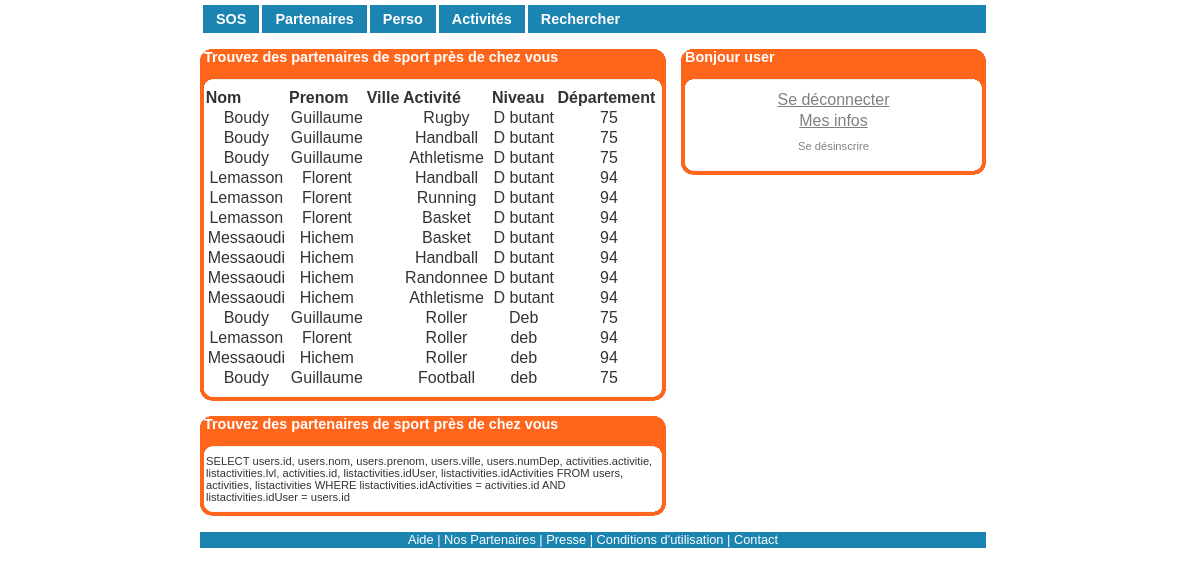
/afficher.php (signed in), run on the app's committed database.
### tables this page shows
CREATE TABLE IF NOT EXISTS `listactivities` (
  `id` int(11) NOT NULL AUTO_INCREMENT,
  `idUser` int(11) NOT NULL,
  `idActivities` int(11) NOT NULL,
  `lvl` varchar(50) NOT NULL,
  PRIMARY KEY (`id`)
);

CREATE TABLE IF NOT EXISTS `users` (
  `id` int(11) NOT NULL AUTO_INCREMENT,
  `nom` varchar(255) NOT NULL,
  `prenom` varchar(255) NOT NULL,
  `birth` date NOT NULL,
  `mdp` char(150) NOT NULL,
  `sexe` varchar(50) NOT NULL,
  `email` varchar(255) NOT NULL,
  `avatar` varchar(255) DEFAULT NULL,
  `ville` varchar(255) DEFAULT NULL,
  `numDep` int(5) DEFAULT NULL,
  `tel` varchar(10) DEFAULT NULL,
  `description` text,
  `afficheEmail` tinyint(1) DEFAULT NULL,
  `AfficheTel` tinyint(1) DEFAULT NULL,
  `pass` varchar(50) DEFAULT NULL,
  `valide` varchar(50) DEFAULT NULL,
  PRIMARY KEY (`id`)
);

CREATE TABLE IF NOT EXISTS `activities` (
  `id` int(11) NOT NULL AUTO_INCREMENT,
  `activitie` varchar(50) NOT NULL,
  PRIMARY KEY (`id`)
);

### afficher.php (the view, shortened to what this page needs)
<?php
	include("FctPhp.php");
	if (!isset($_SESSION['id'])) {
		header('location:index.php');
	}
	else {
		if (isset($_GET['nomActivite'])) {
			$activite = $_GET['nomActivite'];
			$departement = $_GET['numDepartement'];
		}
		else {
			$activite = 'vide';
			$departement = 'vide';
		}
		if ($activite == 'vide' && $departement == 'vide') {
			$sqlAct = '';
			$sqlDep = '';
			}
		$sql = "SELECT users.id, users.nom, users.prenom, users.ville, users.numDep, activities.activitie, listactivities.lvl, activities.id, listactivities.idUser, listactivities.idActivities FROM users, activities, listactivities WHERE ".$sqlDep." ".$sqlAct." listactivities.idActivities = activities.id AND listactivities.idUser = users.id";
		$req = mysql_query($sql) or die('Erreur SQL !<br>'.$sql.'<br>'.mysql_error());
	}
?>
<html xmlns="http://www.w3.org/1999/xhtml"><head>
	<link rel="stylesheet" href="style.css" type="text/css" charset="utf-8">
	<body>
		<div id="conteneur">
	<?php getHeader(); ?>
			<div id="contenu_annexe">
				<div class="boitegrise_466 sans_marge_gauche">
					<h2>&nbsp;Trouvez des partenaires de sport près de chez vous</h2>
						<table border="0" style="width: 98%;" align="center">
							<thead>
								<tr style="font-weight : bold">
									<td>Nom</td>
									<td>Prenom</td>
									<td>Ville</td>
									<td>Activité</td>
									<td>Niveau</td>
									<td>Département</td>
								</tr>
							</thead>
							<?php
								while ($ligne = mysql_fetch_array($req)) {
								echo '<tr align="center">
										<td>'.$ligne['nom'].'</td>';
								echo '	<td>'.$ligne['prenom'].'</td>';
								echo '	<td>'.$ligne['ville'].'</td>';
								echo '	<td>'.$ligne['activitie'].'</td>';
								echo '	<td>'.$ligne['lvl'].'</td>';
								echo '	<td>'.$ligne['numDep'].'</td>
									<tr>';
								}
							?>
						</table>
					<div class="finboite"></div>
					</div>
					<?php getConnexion(); ?>
					<div class="boitegrise_466 sans_marge_gauche">
						<h2>&nbsp;Trouvez des partenaires de sport près de chez vous</h2>
							<p> <?php echo $sql ?> <p>
						<div class="finboite"></div>
					</div>
					<div class="spacer"></div>
			<?php getFooter(); ?>
		</div>
	</body>
</html>

### FctPhp.php (shortened to what this page needs)
<?php
	function getHeader() {
			echo '<div id="entete">
				<div id="menu_entete">
					<a href="index.php" id="ctl00_menu_Entete_menu_mycleec">SOS</a>
					<a href="/partenaires/" id="ctl00_menu_Entete_menu_partenaires">Partenaires</a>
					<a href="perso.php" id="ctl00_menu_Entete_menu_membres">Perso</a>
					<a href="afficher.php" id="ctl00_menu_Entete_menu_activites">Activités</a>
					<a href="rechercher.php" id="ctl00_menu_Entete_menu_activites">Rechercher</a>
					<div class="spacer"></div>
				</div>
			</div>';
		}
	function getFooter() {
		echo '<div id="pied">
				<a href="/site-tour.aspx">Aide</a> |
				<a href="/nos-partenaires/">Nos Partenaires</a> |
				<a href="/infos/presse.aspx">Presse</a> |
				<a href="/infos/conditionsdutilisation.aspx">Conditions d\'utilisation</a> |
				<a href="/infos/contact.aspx">Contact</a>
			</div>';
	}
	function getConnexion() {
		echo '<div id="login" class="boitegrise_305">';
						if (isset($_SESSION["id"])) {
							$sqlPrenom = "SELECT prenom FROM users WHERE id='".$_SESSION['id']."'";
							$reqPrenom = mysql_query($sqlPrenom) or die('Erreur SQL !<br>'.$sqlPrenom.'<br>'.mysql_error());
							$data = mysql_fetch_assoc($reqPrenom);
							echo '<h2>&nbsp;Bonjour '.$data["prenom"].'</h2>
							<p>
								<center><a href="deconnexion.php">Se déconnecter<a></center>
							</p>
							<p>
								<center><a href="perso.php">Mes infos</a></center>
							</p>
							<p class="align_image">
								<a href="Desinscription.php">Se désinscrire</a>
							</p>';
						}
						echo '<div class="finboite"></div></div>';
	}
?>

### style.css (style rules this page uses)
html,body,div,ul,ol,li,dl,dt,dd,h1,h2,h3,h4,h5,h6,pre,form,p,blockquote,fieldset,input { margin: 0; padding: 0; }
h1,h2,h3,h4,h5,h6,pre,code,address,caption,cite,code,th { font-size: 1em; font-weight: normal; font-style: normal; text-align: left; }
table { border-collapse: collapse; border-spacing: 0; }
a { color: gray }
body { margin: 10px 0 5px 0; text-align:center ; font-family: verdana, arial, helvetica; color: #333333; }
div#conteneur { margin: 0 auto; width : 786px; text-align: left; position: absolute; top: 0; left: 50%; margin-left: -400px; }
div#contenu_annexe { margin: 0; }
div#pied { clear: left; margin: 15px 0 0 0; padding: 0 15px 1px 15px; text-align: center; background-color: #1B84B1; font-size: 0.8em; color: white }
.spacer { height: 1px; clear: both; background-color: white }
div#menu_entete { background: #1B84B1 url(/images/graphisme/menu_fond.gif) left top no-repeat; margin: 5px 0 0 0; }
div#menu_entete a { display: block; float: left; padding: 6px 13px; border-left: white solid 3px; font-size: 0.9em; font-weight: bold; color: white; text-decoration: none; }
div#pied a { color: white; text-decoration: none; }
.boitegrise_305 { display: inline;float: left; width: 305px; margin: 15px 0 0 15px; }
.boitegrise_466 { display: inline;float: left; width: 466px; margin: 15px 0 0 15px; }
.sans_marge_gauche { margin: 15px 0 0 0; }
.boitegrise_305 { background: white url(images/graphisme/SmallBoxMedium.jpg) center top repeat-y }
.boitegrise_466 { background: white url(images/graphisme/MediumBoxMedium.jpg) center top repeat-y }
.boitebleue_145 h2, .boiteorange_145 h2, .boitegrise_145 h2, .boitegrise_198 h2, .boitegrise_225 h2, .boitegrise_305 h2, .boitegrise_385 h2, .boitegrise_412 h2, .boitegrise_466 h2, .boitegrise_626 h2, .boitegrise_785 h2 { height: 39px; color: white; font-weight: bold; font-size: 0.9em }
.boitegrise_305 h2 { background: #BEBEBE url(images/graphisme/SmallBoxH.jpg) center top no-repeat }
.boitegrise_466 h2 { background: #BEBEBE url(images/graphisme/MediumBoxH.jpg) center top no-repeat }
.boitebleue_145 p, .boiteorange_145 p, .boitegrise_145 p, .boitegrise_198 p, .boitegrise_225 p, .boitegrise_305 p, .boitegrise_385 p, .boitegrise_412 p, .boitegrise_466 p, .boitegrise_626 p, .boitegrise_785 p { margin: 0 6px; font-size: 0.7em }
.boitebleue_145 .finboite, .boiteorange_145 .finboite, .boitegrise_145 .finboite, .boitegrise_198 .finboite, .boitegrise_225 .finboite, .boitegrise_305 .finboite, .boitegrise_385 .finboite, .boitegrise_412 .finboite, .boitegrise_466 .finboite, .boitegrise_626 .finboite, .boitegrise_785 .finboite { height: 13px; font-size: 0.1em; clear:both; }
.boitegrise_305 .finboite { background: white url(images/graphisme/SmallBoxB.jpg) center bottom no-repeat }
.boitegrise_466 .finboite { background: white url(images/graphisme/MediumBoxB.jpg) center bottom no-repeat }
div#login p { margin: 3px 0 }
.align_image a { text-decoration: none; }
.align_image { text-align:center; }
div#login p.align_image { margin: 10px 0; }
div#login p.align_image a, .mise_en_forme_du_formulaire p.align_image a { margin: 0 5px; }

### data on the page
listactivities: idUser.nom "Boudy", idUser.prenom "Guillaume", idActivities.activitie "Rugby", lvl "D butant", idUser.numDep "75"
listactivities: idUser.nom "Boudy", idUser.prenom "Guillaume", idActivities.activitie "Handball", lvl "D butant", idUser.numDep "75"
listactivities: idUser.nom "Boudy", idUser.prenom "Guillaume", idActivities.activitie "Athletisme", lvl "D butant", idUser.numDep "75"
listactivities: idUser.nom "Lemasson", idUser.prenom "Florent", idActivities.activitie "Handball", lvl "D butant", idUser.numDep "94"
listactivities: idUser.nom "Lemasson", idUser.prenom "Florent", idActivities.activitie "Running", lvl "D butant", idUser.numDep "94"
listactivities: idUser.nom "Lemasson", idUser.prenom "Florent", idActivities.activitie "Basket", lvl "D butant", idUser.numDep "94"
listactivities: idUser.nom "Messaoudi", idUser.prenom "Hichem", idActivities.activitie "Basket", lvl "D butant", idUser.numDep "94"
listactivities: idUser.nom "Messaoudi", idUser.prenom "Hichem", idActivities.activitie "Handball", lvl "D butant", idUser.numDep "94"
listactivities: idUser.nom "Messaoudi", idUser.prenom "Hichem", idActivities.activitie "Randonnee", lvl "D butant", idUser.numDep "94"
listactivities: idUser.nom "Messaoudi", idUser.prenom "Hichem", idActivities.activitie "Athletisme", lvl "D butant", idUser.numDep "94"
listactivities: idUser.nom "Boudy", idUser.prenom "Guillaume", idActivities.activitie "Roller", lvl "Deb", idUser.numDep "75"
listactivities: idUser.nom "Lemasson", idUser.prenom "Florent", idActivities.activitie "Roller", lvl "deb", idUser.numDep "94"
listactivities: idUser.nom "Messaoudi", idUser.prenom "Hichem", idActivities.activitie "Roller", lvl "deb", idUser.numDep "94"
listactivities: idUser.nom "Boudy", idUser.prenom "Guillaume", idActivities.activitie "Football", lvl "deb", idUser.numDep "75"
users: prenom "user"
